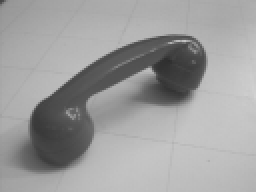
%> input picture ch02/phn1.GIF, 128 x 96 px (shown 2 times larger)
$ octave ch02_closing.m   (GNU Octave 9; MATLAB toolbox functions it lacks are replaced by stand-ins)
%> lines starting %> are read from the running program, lines starting %| are printed output that depends on the picture; in (x1, y1, x2, y2) boxes, pixels count from 0 and x2, y2 are one past the last pixel; in counts of white or black regions, pixels touching at a corner belong together; the program's own positions count from 1
I = imread('phn1.GIF');
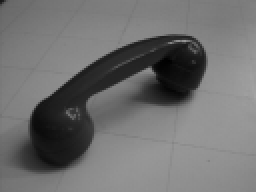
%> I: size 96x128 uint8 (shown 2 times larger); min 0, max 164, mean 111.5

% binarization
T = graythresh(I);
%> T = 0.329
bw = im2bw(I, T);
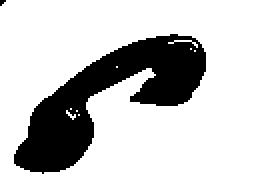
%> bw: size 96x128 logical (shown 2 times larger); 78.1% white; 2 black regions (1 under 20 px), largest, box (x1, y1, x2, y2) and area: (7, 17, 103, 87) 2680
bw = ~bw;
imshow(bw);

se1 = strel('disk',5);
Iclose = imclose(bw, se1);
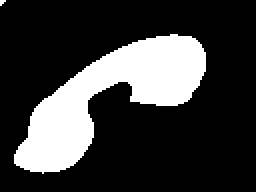
%> Iclose: size 96x128 logical (shown 2 times larger); 22.9% white; 2 white regions (1 under 20 px), largest, box (x1, y1, x2, y2) and area: (7, 17, 103, 87) 2811
imshow(Iclose);

se1 = strel('disk',5);
Idilate = imdilate(bw, se1);
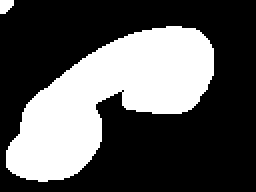
%> Idilate: size 96x128 logical (shown 2 times larger); 33.8% white; 2 white regions, box (x1, y1, x2, y2) and area: (3, 13, 107, 91) 4113, (0, 0, 7, 7) 39
Iclose2 = imerode(Idilate, se1);
imshow(Iclose2);

[c, r] = find( Iclose ~= Iclose);
%> c = []; r = []

se1 = strel('disk',5);
Iopen = imopen(bw, se1);
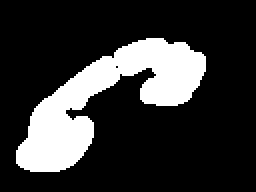
%> Iopen: size 96x128 logical (shown 2 times larger); 20.6% white; 1 white region, box (x1, y1, x2, y2) and area: (8, 19, 103, 86) 2527
imshow(Iopen);

$ run again, with ch02/coins.png saved as ch02/phn1.GIF
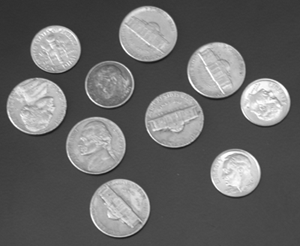
%> input picture ch02/coins.png, 300 x 246 px
%> T = 0.404
%> `bw = im2bw(I, T);`:
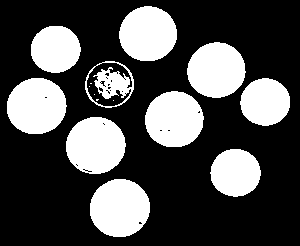
%> bw: size 246x300 logical; 30.2% white; 15 white regions (5 under 20 px), largest, box (x1, y1, x2, y2) and area: (90, 179, 150, 237) 2748, (66, 117, 126, 174) 2667, (7, 78, 67, 134) 2649
%> Iclose: size 246x300 logical; 71% white; 10 black regions, largest, box (x1, y1, x2, y2) and area: (90, 179, 150, 237) 2723, (7, 78, 66, 134) 2647, (66, 117, 125, 174) 2594
%> Idilate: size 246x300 logical; 80% white; 10 black regions, largest, box (x1, y1, x2, y2) and area: (94, 183, 146, 233) 1961, (11, 82, 62, 130) 1837, (70, 121, 121, 170) 1828
%> c = []
%> `Iopen = imopen(bw, se1);`:
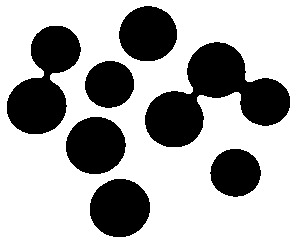
%> Iopen: size 246x300 logical; 68.3% white; 7 black regions, largest, box (x1, y1, x2, y2) and area: (145, 42, 290, 147) 7156, (7, 26, 81, 134) 4562, (90, 179, 150, 237) 2753
